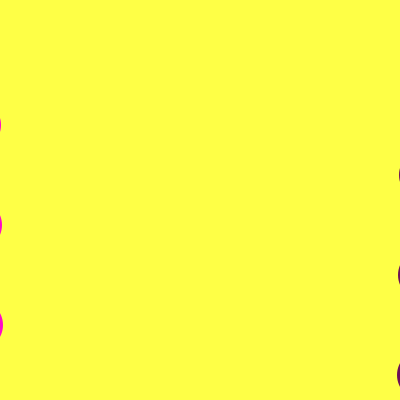
Frame 1 (no input)
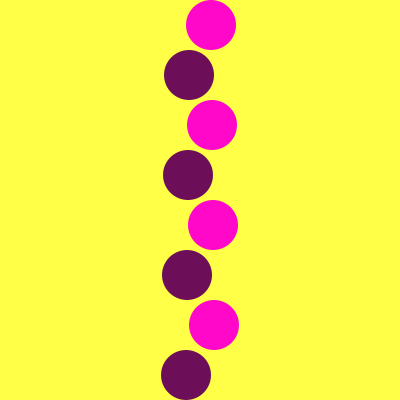
Frame 60 (the mouse pressed at the canvas centre just before this capture)
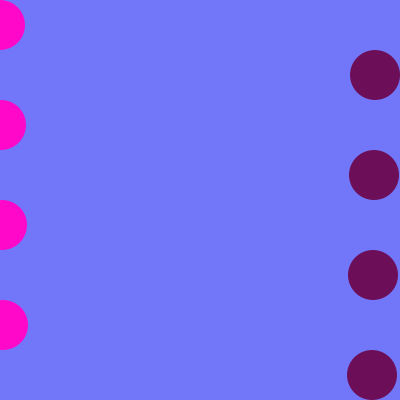
Frame 120 (the mouse held since frame 60 and released just before this capture)

The Processing sketch that drew these frames (run headless with seeded random() and noise(); from frame 60 on, the mouse is pressed at the canvas centre):

// Processing sketch: processing_43992
// ── processing_43992.pde


                
                int x=-25;

int speedX = 1;

int x1 = 425;
 
int speedX1 = -1;


void setup() {
  size(400,400);
  smooth();
  background(254,255,70);
}

void draw() {
  background(254,255,70);
  
  if (mousePressed){
    background(114,119,250);
    //speedX = speedX +1;
  }
  
  noStroke();
  fill(255,8,202);
  ellipse(x,25,50,50);
  x = x + speedX;
  
  
  
 if (x > 425) {
   x = -25;
 }
 
fill(108,15,88); 
ellipse (x1,75,50,50);
x1 = x1 + speedX1;

if (x1 < 0) {
  x1 = 425;
}

fill(255,8,202);
  ellipse(x,125,50,50);
  x = x + speedX;
  
 if (x > 425) {
   x = -25;
 }

fill(108,15,88); 
ellipse (x1,175,50,50);
x1 = x1 + speedX1;

if (x1 < 0) {
  x1 = 425;
}

fill(255,8,202);
  ellipse(x,225,50,50);
  x = x + speedX;
  
 if (x > 425) {
   x = -25;
 }

fill(108,15,88); 
ellipse (x1,275,50,50);
x1 = x1 + speedX1;

if (x1 < 0) {
  x1 = 425;
}


fill(255,8,202);
  ellipse(x,325,50,50);
  x = x + speedX;
  
 if (x > 425) {
   x = -25;
 }

fill(108,15,88); 
ellipse (x1,375,50,50);
x1 = x1 + speedX1;

if (x1 < 0) {
  x1 = 425;
} 
  
  println(x);
  
  
    
  
  
}
